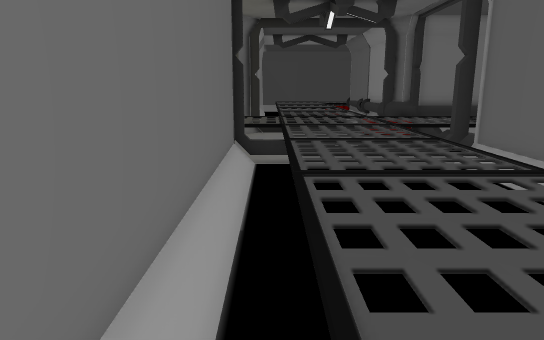
View 1 (above)

16 first-person views from a walk through a level from a Godot 3-D game. The camera is 1.2 m above the floor, tilts 12° down and sees 70° across. The floor is counted in squares, 0.5 m on a side. Each view is taken from the middle of a square. On the plan, view 1 faces up. The plan holds only what a view shows up to about 20 squares ahead; the rest is blank. The place goes on beyond the plan. Characters and animated objects are not drawn. Door leaves are left out where a doorway can be walked through.

View 2
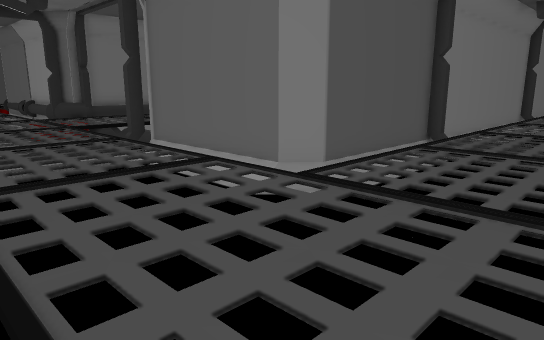

View 3
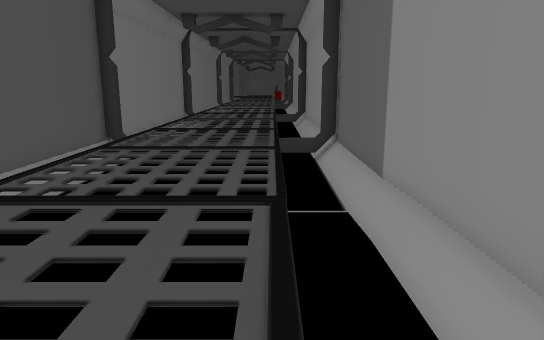

View 4
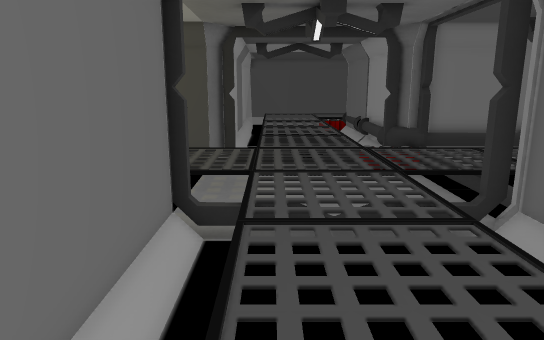

View 5
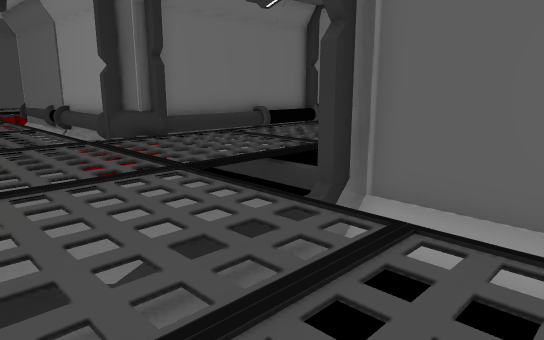

View 6
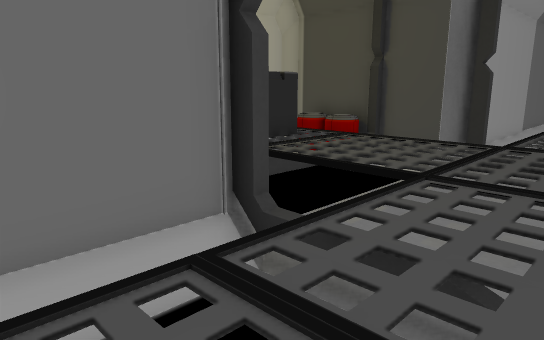

View 7
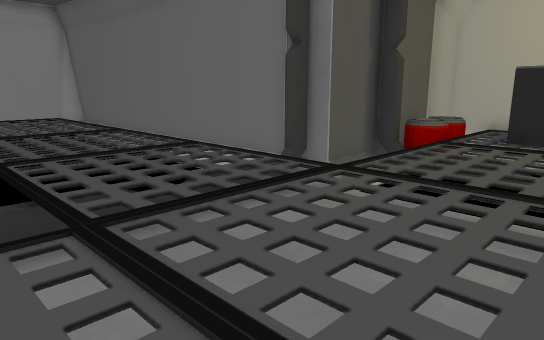

View 8
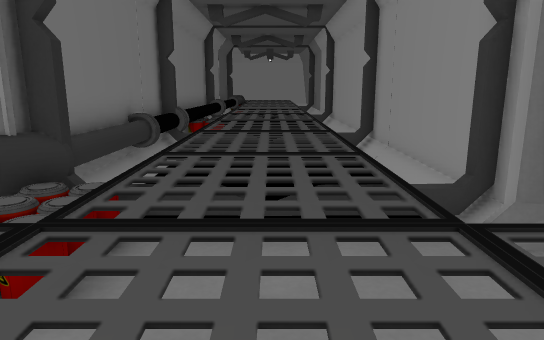

View 9
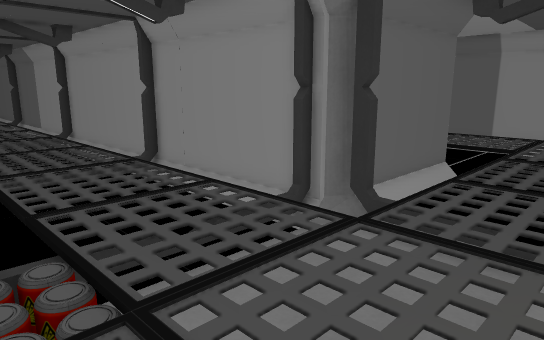

View 10
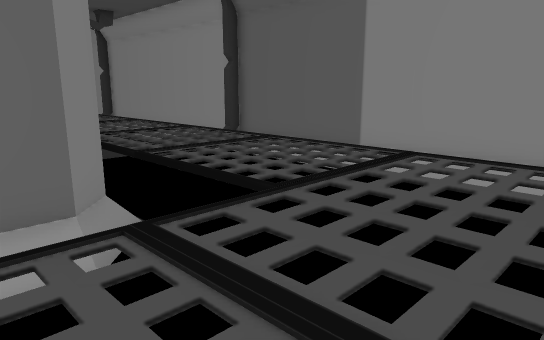

View 11
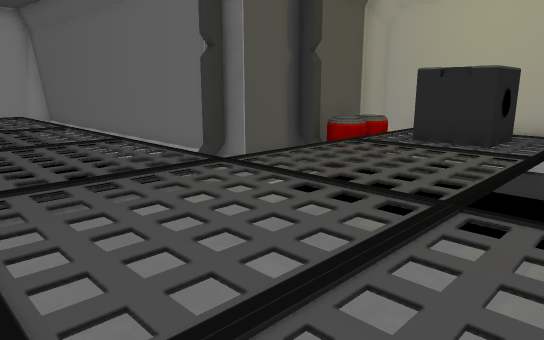

View 12
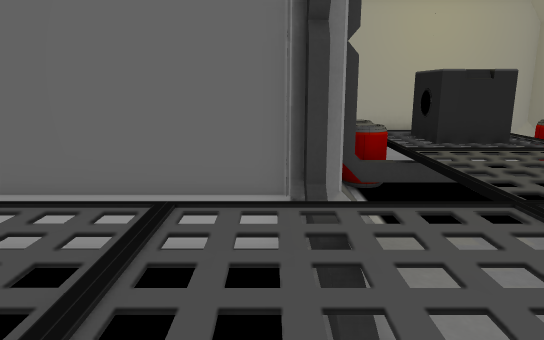

View 13
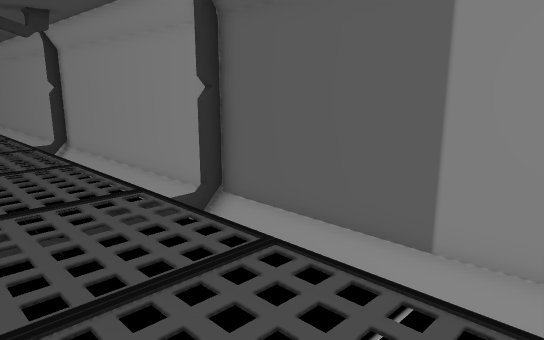

View 14
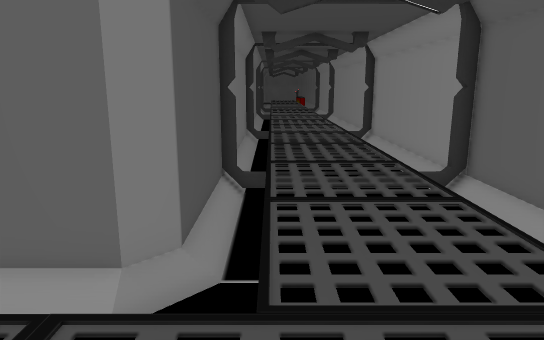

View 15
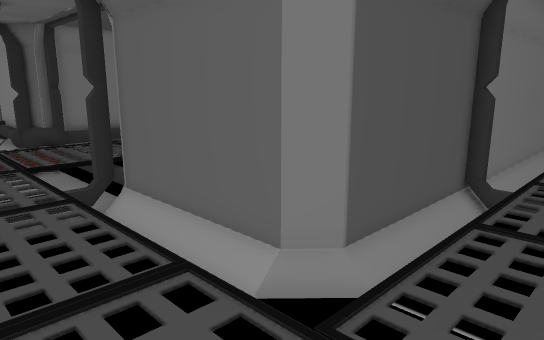

View 16
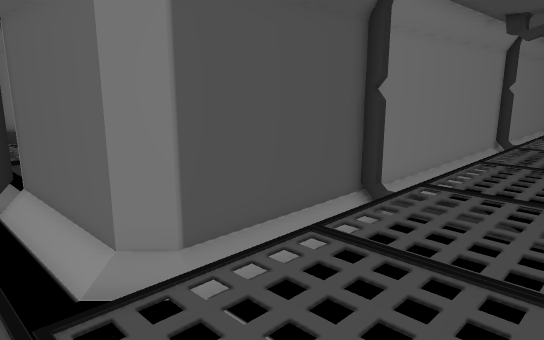

### Floor plan
Key: @ floor where view 1 was taken; # wall or solid block; . floor; / step, stairs or slope; = window, fence, low wall or low ledge; ^ raised ledge; F frame; P pipe; O other object.
Columns run from 7 left of view 1 to 21 right of it. Each row starts with its distance up from view 1.
 24       #=====#P#
 23      ##=====#P#
 22      #F===== F#
 21 ###F## ./////PFPPPP#PPF######
 20 =///....///////.PPPP  P# ====
 19 ///////////////=============
 18 OOO////////////==============
 17   O////////////==============
 16 OOO////////////======^=======
 15 =^/////////////==============
 14 =^=F./..////..F#######F######
 13 ######F//////F###   #####
 12      ##.////.##
 11       #.////./#
 10       #.////./#
  9       #.////./#
  8       #.////./#
  7       #.////./#
  6       #.////./###############
  5       #.////..//////F////////
  4       #./////////////////////
  3       #./////////////////////
  2       #.////////////////////
  1       #./////////////////////
  0       #@/////////////========
 -1       #   ........../  ..  .
 -2       ##############F########

Positions as (right, up) in squares from view 1, and headings:
1: (0, 0), facing up
2: (0, 0), facing up-right
3: (0, 0), facing right
4: (1, 4), facing up
5: (1, 9), facing up-right
6: (3, 9), facing up-left
7: (6, 19), facing down-left
8: (1, 17), facing right
9: (1, 21), facing down-right
10: (1, 8), facing down-right
11: (5, 21), facing down-left
12: (5, 12), facing left
13: (5, 4), facing down-right
14: (1, 4), facing right
15: (2, 2), facing up-right
16: (4, 0), facing up-right
